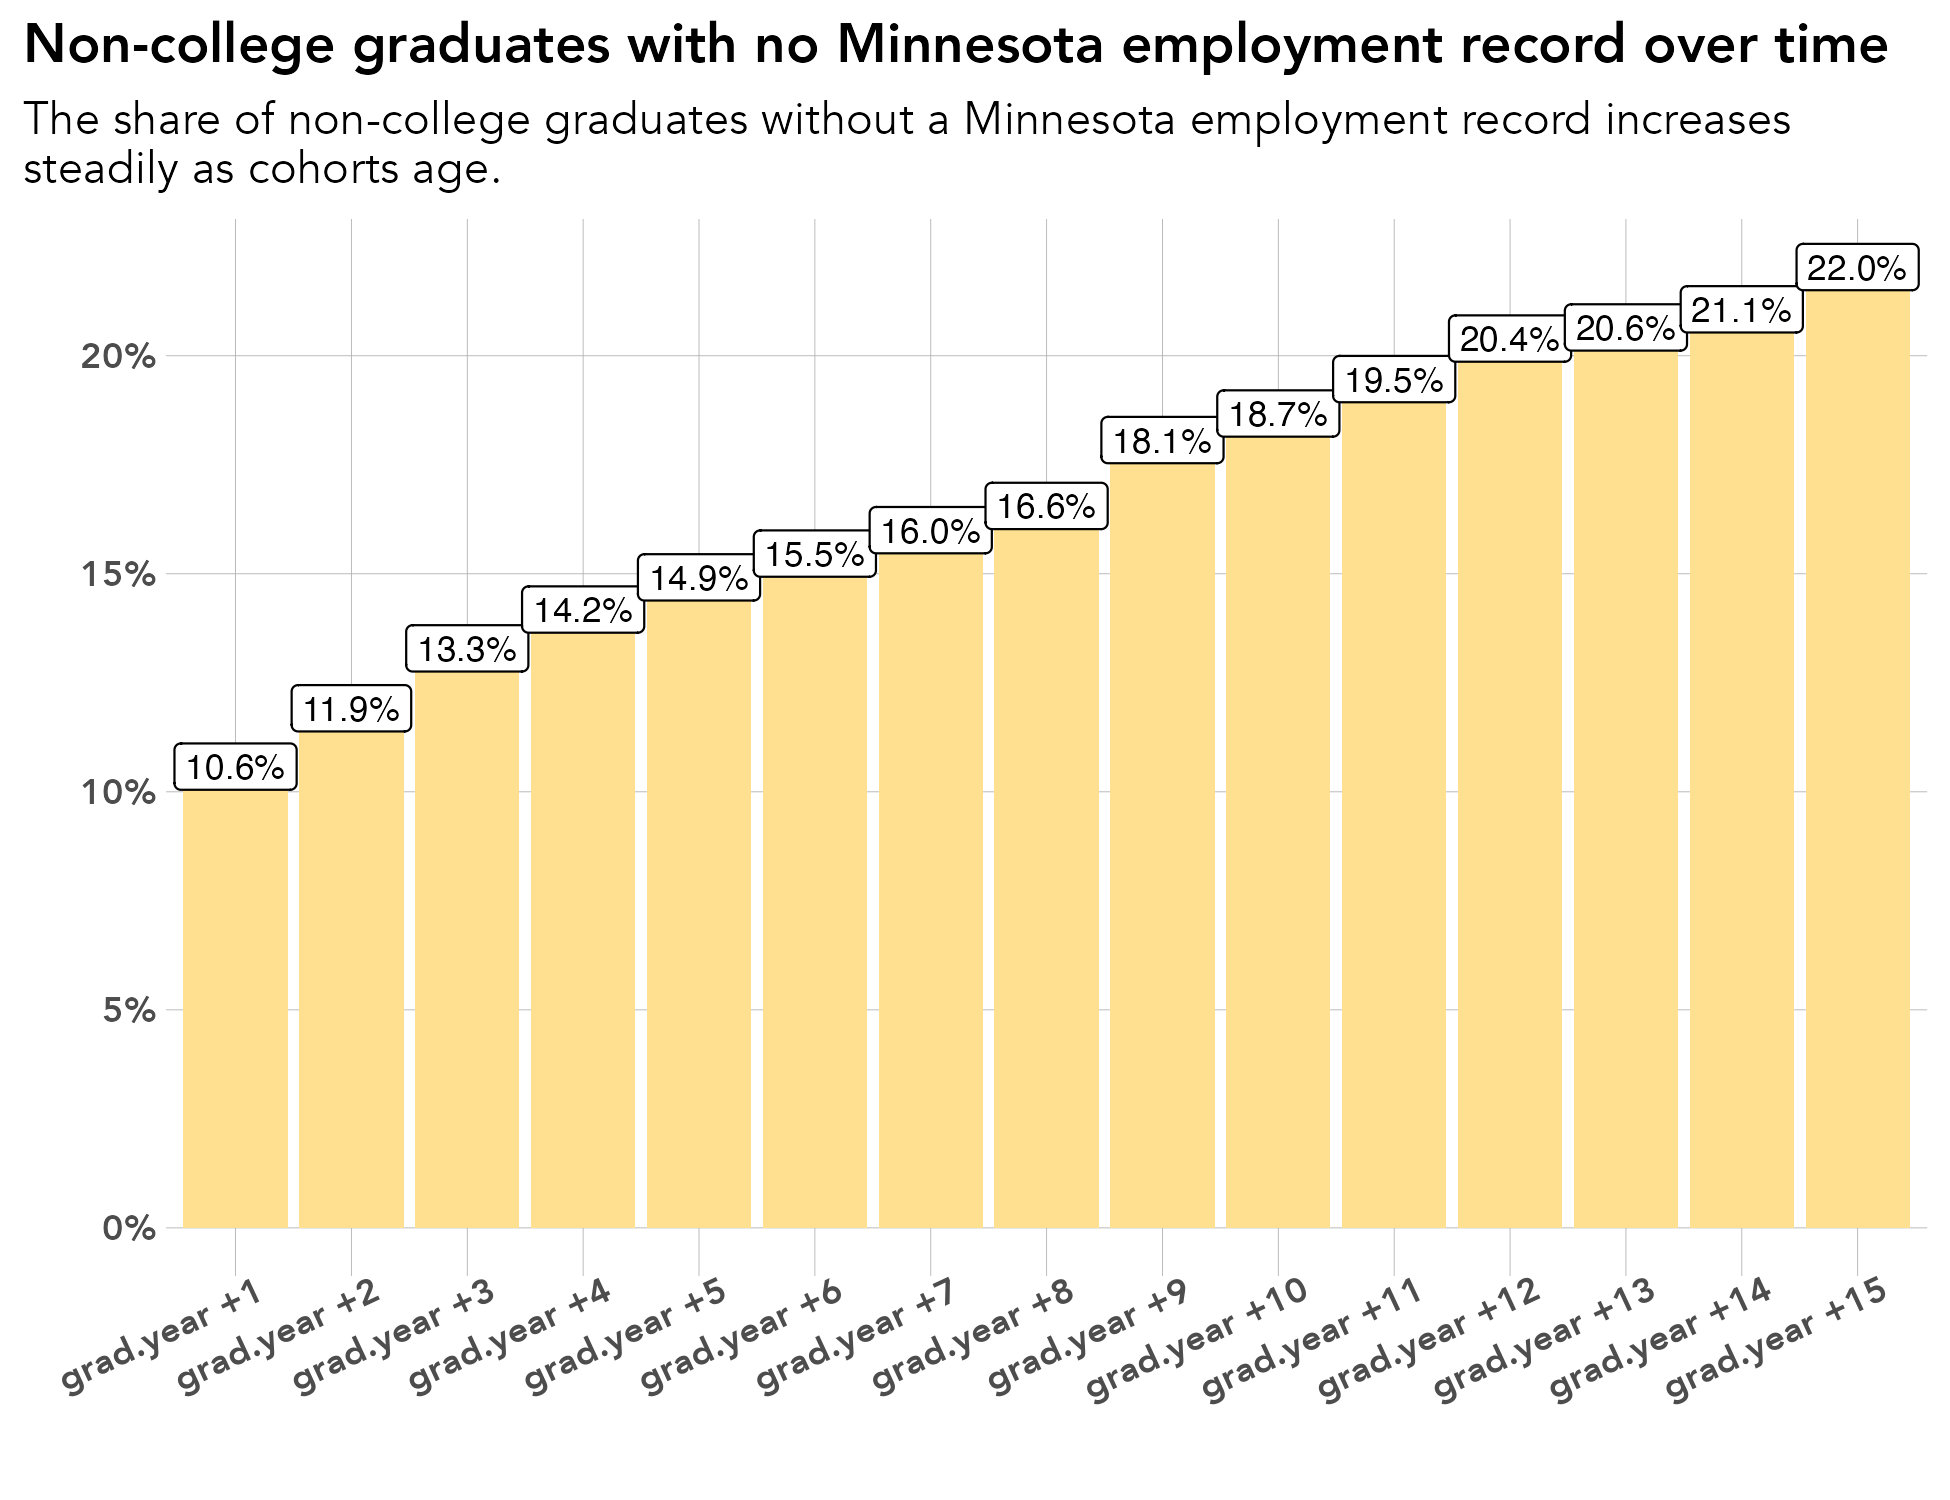

This chart was generated by the following R code:
# library -----------------------------------------------------------------
library(tidyverse)
library(sf)
library(ggrepel)
library(scales)
library(ggiraph)
library(rmapshaper)
library(cowplot)
library(RColorBrewer)
library(readxl)
library(lubridate)
library(readxl)
library(systemfonts)
reset_font_cache()
library(ggtext)
library(janitor)
library(cowplot)


rm(list = ls())

# themes ------------------------------------------------------------------
theme_bar <- theme_bw() +
  theme(panel.grid.major = element_line(color = "grey70", size = 0.1),
        panel.grid.minor = element_blank(),
        axis.ticks = element_blank(),
        axis.text = element_text(face = "bold"),
        panel.border = element_blank(),
        legend.background = element_rect(fill = "transparent", color = "transparent"),
        legend.key = element_rect(fill = "transparent"),
        legend.key.size = unit(1, "lines"),
        legend.margin = margin(0,0,0,0),
        legend.title = element_blank(),
        legend.text = element_text(margin = margin(l = 2)),
        text = element_text(family = "Avenir") ,
        plot.title.position = "plot",
        plot.title = element_text(face = "bold"))

theme_line <- theme_bw() +
  theme(legend.background = element_rect(fill = "transparent", color = "transparent"),
        legend.key = element_rect(fill = "transparent"),
        legend.text = element_text(margin = margin(l = 2)),
        panel.grid.minor = element_blank(),
        panel.grid.major = element_line(color = "grey70", size = 0.1),
        axis.ticks = element_blank(),
        axis.text = element_text(face = "bold"),
        panel.border = element_blank(),
        legend.margin = margin(0,0,0,0),
        legend.key.size = unit(1, "lines"),
        text = element_text(family = "Avenir") ,
        plot.title.position = "plot",
        plot.title = element_text(face = "bold"))


theme_sf <- theme_bw() +
  theme(axis.text.x=element_blank(),
        axis.text.y=element_blank(),
        axis.ticks=element_blank(),
        panel.background = element_blank(),
        panel.grid.major = element_line(color = "white"),
        panel.border = element_blank(),
        legend.title = element_blank(),
        legend.text = element_text(margin = margin(l = 2)),
        legend.margin = margin(0,0,0,0),
        legend.key.size = unit(1, "lines"),
        text = element_text(family = "Avenir") ,
        plot.title.position = "plot",
        plot.title = element_text(face = "bold"))

regions <- read_csv("/Users/kellyasche/Library/CloudStorage/GoogleDrive-kasche@ruralmn.org/My Drive/Data Prep/R Projects/Join docs/county_regions.csv") %>%
  select(5,6) %>%
  unique() %>%
  mutate(edr = str_replace(edr, "  ", " "),
         planning.region = str_replace(planning.region, " Minnesota", ""),
         planning.region = fct_relevel(planning.region, "Northwest", "Northeast", "Central", "Seven County Mpls-St Paul", "Southwest", "Southeast"),
         edr = fct_relevel(edr, "EDR 1 - Northwest", "EDR 2 - Headwaters", "EDR 3 - Arrowhead", "EDR 4 - West Central", "EDR 5 - North Central", "EDR 6E- Southwest Central", "EDR 6W- Upper Minnesota Valley", "EDR 7E- East Central", "EDR 7W- Central", "EDR 8 - Southwest", "EDR 9 - South Central", "EDR 10 - Southeast", "EDR 11 - 7 County Twin Cities", "Minnesota"))

counties.regions <- read_csv("/Users/kellyasche/Library/CloudStorage/GoogleDrive-kasche@ruralmn.org/My Drive/Data Prep/R Projects/Join docs/county_regions.csv") %>%
  mutate(countyfp = formatC(countyfp, width = 3, flag = "0"),
         Name = str_to_title(Name),
         Name = str_replace(Name, "Q", "q"),
         Name = str_replace(Name, "Of The", "of the"),
         Name = str_replace(Name, "Mcleod", "McLeod"),
         Dem_Desc = ifelse(Name == "Minnesota", "Minnesota", Dem_Desc) ,
         edr = str_replace(edr, "  ", " "),
         planning.region = str_replace(planning.region, " Minnesota", ""),
         planning.region = fct_relevel(planning.region, "Northwest", "Northeast", "Central", "Seven County Mpls-St Paul", "Southwest", "Southeast"),
         edr = fct_relevel(edr, "EDR 1 - Northwest", "EDR 2 - Headwaters", "EDR 3 - Arrowhead", "EDR 4 - West Central", "EDR 5 - North Central", "EDR 6E- Southwest Central", "EDR 6W- Upper Minnesota Valley", "EDR 7E- East Central", "EDR 7W- Central", "EDR 8 - Southwest", "EDR 9 - South Central", "EDR 10 - Southeast", "EDR 11 - 7 County Twin Cities", "Minnesota"))

color.ruca <- c("Entirely rural" = "#009933", "Town/rural mix" = "#99CC33", "Urban/town/rural mix" = "#CC9966", "Entirely urban" = "#754C29", "Minnesota" = "black")

color.pr <- c("Northwest" = "#4575b4","Northeast" = "grey", "Central" = "#fee090", "Seven County Mpls-St Paul" = "#d73027", "Southwest" = "#91bfdb", "Southeast" = "#fc8d59", "Minnesota" = "black")

color.edr <- c("EDR 1 - Northwest" = "#b3cde3", "EDR 2 - Headwaters" = "#8c96c6", "EDR 3 - Arrowhead" = "#fe9929", "EDR 4 - West Central" = "#8856a7", "EDR 5 - North Central" = "#810f7c", "EDR 6E- Southwest Central" = "#e5f5f9", "EDR 6W- Upper Minnesota Valley" = "#bdc9e1", "EDR 7E- East Central" = "#99d8c9", "EDR 7W- Central" = "#2ca25f", "EDR 8 - Southwest" = "#74a9cf", "EDR 9 - South Central" = "#0570b0", "EDR 10 - Southeast" = "#d7301f", "EDR 11 - 7 County Twin Cities" = "#d8b365", "Minnesota" = "black")

color.pr.edr <- c ("Northwest" = "#4575b4","Northeast" = "#e0f3f8", "Central" = "#fee090", "Seven County Mpls-St Paul" = "#d73027", "Southwest" = "#91bfdb", "Southeast" = "#fc8d59", "Minnesota" = "black", "EDR 1 - Northwest" = "#b3cde3", "EDR 2 - Headwaters" = "#8c96c6", "EDR 3 - Arrowhead" = "#fe9929", "EDR 4 - West Central" = "#8856a7", "EDR 5 - North Central" = "#810f7c", "EDR 6E- Southwest Central" = "#e5f5f9", "EDR 6W- Upper Minnesota Valley" = "#bdc9e1", "EDR 7E- East Central" = "#99d8c9", "EDR 7W- Central" = "#2ca25f", "EDR 8 - Southwest" = "#74a9cf", "EDR 9 - South Central" = "#0570b0", "EDR 10 - Southeast" = "#d7301f", "EDR 11 - 7 County Twin Cities" = "#d8b365")

color.six <- c("#009933", "#4575b4", "grey", "#fee090", "#fc8d59", "#d73027")

mn_counties <- st_read("/Users/kellyasche/Library/CloudStorage/GoogleDrive-kasche@ruralmn.org/My Drive/Data Prep/R Projects/Shapefiles/County shapefiles/MNCounties_MNDOT.shp", quiet = TRUE) %>%
  ms_simplify(keep = .01, keep_shapes = TRUE) %>%
  rename("countyfp" = "FIPS_CODE")

counties.regions.1 <- counties.regions %>%
  mutate(statefp = "27",
         project.pr = ifelse(edr %in% c("EDR 1 - Northwest", "EDR 2 - Headwaters", "EDR 4 - West Central"), "Northwest",
                             ifelse(edr == "EDR 3 - Arrowhead", "Northeast",
                                    ifelse(edr %in% c("EDR 5 - North Central", "EDR 7E- East Central", "EDR 7W- Central"), "Central",
                                           ifelse(edr %in% c("EDR 6E- Southwest Central", "EDR 6W- Upper Minnesota Valley", "EDR 8 - Southwest"), "Southwest",
                                                  ifelse(edr %in% c("EDR 9 - South Central", "EDR 10 - Southeast"), "Southern", as.character(planning.region)))))),
         project.pr = fct_relevel(project.pr, "Northwest", "Northeast", "Central", "Seven County Mpls-St Paul", "Southwest", "Southern"))

# Prep data ---------------------------------------------------------------

original <- read_csv("Data/SLEDS/Masters/States/annual-seven-states.csv")

names(original)

ps.grad <- read_csv("Data/SLEDS/Masters/Master-report-dataset.csv") %>%
  select(PersonID, ps.grad)

data <- original %>%
  left_join(ps.grad, by = "PersonID") %>%
  mutate(states = ifelse(states == "No MN emp record, not attending ps" & ps.grad == "No", "No MN emp record, non-college grad", states)) %>%
  select(PersonID, grad.year, states) %>%
  filter(states != "After 2023") %>%
  mutate(grad.year = fct_relevel(grad.year, "grad.year.0", "grad.year.1", "grad.year.2", "grad.year.3", "grad.year.4", "grad.year.5", "grad.year.6", "grad.year.7", "grad.year.8", "grad.year.9", "grad.year.10", "grad.year.11", "grad.year.12", "grad.year.13", "grad.year.14", "grad.year.15"),
         states = ifelse(states %in% c("Meaningful emp EDR", "Meaningful emp County"), "Meaningful WF - NE", states),
         states = str_replace(states, "Not meaningful, not attending ps", "Not meaningful WF"),
         states = str_replace(states, "Meaningful emp MN", "Meaningful WF - MN"),
         states = str_replace(states, "No MN emp record, not attending ps", "No MN emp record - college-grad"),
         states = fct_relevel(states, "Meaningful WF - NE", "Meaningful WF - MN", "Not meaningful WF", "No MN emp record - college-grad", "No MN emp record, non-college grad", "Attending ps")) %>%
  group_by(grad.year, states) %>%
  summarize(n = n()) %>%
  ungroup() %>%
  group_by(grad.year) %>%
  mutate(pct = n / sum(n)) %>%
  ungroup() %>%
  group_by(states) %>%
  mutate(alpha = ifelse(states == "Meaningful WF - NE", 1, .6)) %>%
  ungroup() %>%
  filter(grad.year != "grad.year.0") %>%
  mutate(year.after.hs = str_sub(grad.year, -2, -1),
         year.after.hs = str_replace(year.after.hs, "\\.", ""),
         year.after.hs = as.integer(year.after.hs),
         year.after.hs = paste("grad.year +", year.after.hs, sep = ""),
         year.after.hs = fct_relevel(year.after.hs, "grad.year +1", "grad.year +2", "grad.year +3", "grad.year +4", "grad.year +5", "grad.year +6", "grad.year +7", "grad.year +8", "grad.year +9", "grad.year +10", "grad.year +11", "grad.year +12", "grad.year +13", "grad.year +14", "grad.year +15", ))

names(data)
levels(data$states)

# Create chart ------------------------------------------------------------------

ggplot(data = filter(data, states == "No MN emp record, non-college grad"), aes(year.after.hs, pct)) +
  geom_col(position = "dodge", fill = "#fee090") +
  geom_label(aes(label = percent(pct, accuracy = .1)), show.legend = FALSE, position = position_dodge(width = .9), size = 3) +
  labs(x="", 
       y = "",
       title = "Non-college graduates with no Minnesota employment record over time",
       subtitle = "The share of non-college graduates without a Minnesota employment record increases\nsteadily as cohorts age.")+
  scale_y_continuous(labels=scales::percent) +
  theme_bar+
  theme(legend.position = "bottom",
        axis.text.x = element_text(angle = 25, hjust = .9))

ggsave(filename = "Charts/Paper report/pct-no-mn-emp-record-noncollege-grad-wf.pdf", device = cairo_pdf, dpi = "print", width = 6.5, height = 5)

ggsave(filename = "Charts/Paper report/pct-no-mn-emp-record-noncollege-grad-wf.png", dpi = "print", width = 6.5, height = 5)
